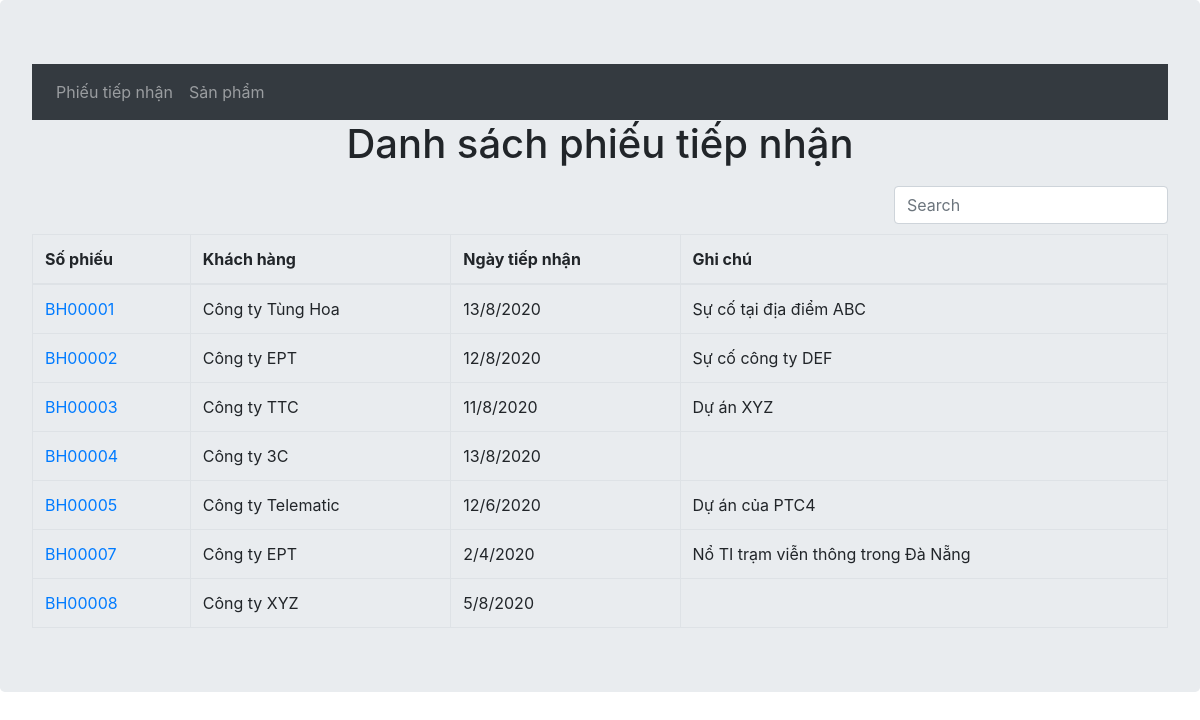
The app's page /warranty/notes, older data.
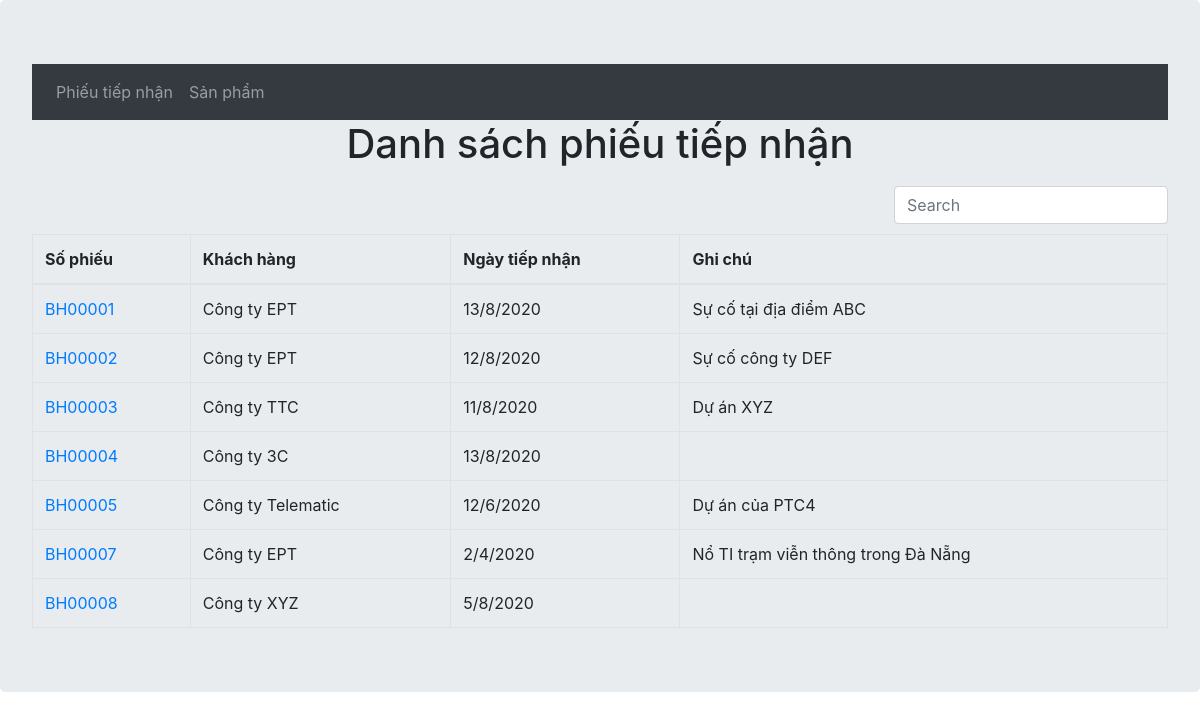
The same page, newer data.
### warranty/models.py (models this page shows, shortened)
class Note(models.Model):
    noteNumber = models.CharField(max_length=10, unique=True,error_messages={'unique':"Số phiếu này đã có"}, verbose_name="Số phiếu")
    customers = models.CharField(max_length=50, null=False, verbose_name="Khách hàng")
    receiveDay = models.DateField(null=False, verbose_name="Ngày tiếp nhận")
    note = models.TextField(blank=True, verbose_name="Ghi chú")

### warranty/views.py (the view)
# urls.py: path('notes', views.NoteListView.as_view(), name = 'notes'),
class NoteListView(generic.ListView):
    model = Note

### warranty/templates/warranty/note_list.html (shortened to what this page needs)
{% extends 'warranty/layout.html'%}
{% block content %}
        {% if note_list %}
        <h1 class="text-center">Danh sách phiếu tiếp nhận</h1>
        <table data-toggle="table" data-search="true">
            <thead>
                <tr>
                    <th>Số phiếu</th>
                    <th>Khách hàng</th>
                    <th>Ngày tiếp nhận</th>
                    <th>Ghi chú</th>
                </tr>
            </thead>
            <tbody>
                {% for note in note_list %}
                <tr>
                    <td><a href="{% url 'warranty:note_update' note.id %}">{{ note.noteNumber }}</a></td>
                    <td>{{ note.customers }}</td>
                    <td>{{ note.receiveDay|date:"j/n/Y" }}</td>
                    <td>{{ note.note }}</td>
                </tr>
                {% endfor %}
            </tbody>
        </table>
        {% else %}
        <div class="text-center">Chưa có phiếu tiếp nhận nào</div>
        {% endif %}
{% endblock %}

Row changes from the older to the newer data that the page shows:
changed Note "BH00001": customers "Công ty Tùng Hoa" → "Công ty EPT"
